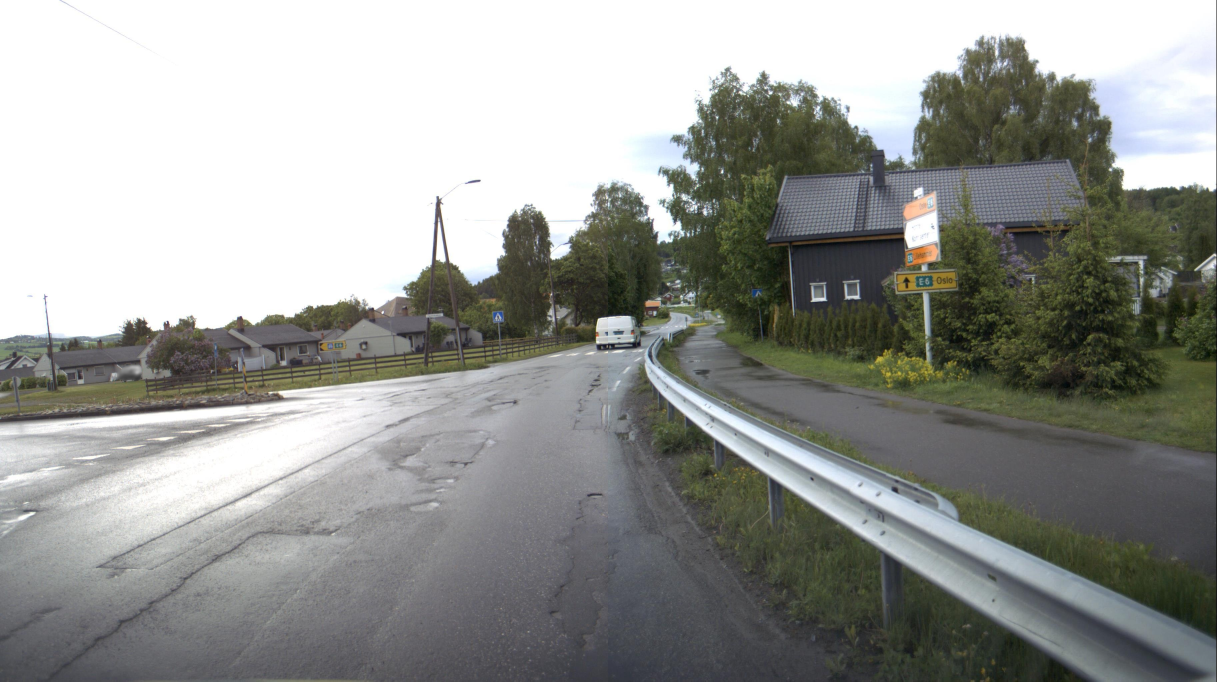
#> input picture preprocessing/test_image3.jpg, 3650 x 2044 px, found by its file name (shown at 1/3 size)
$ python canny_edge_detector.py
#> lines starting #> are read from the running program, lines starting #| are printed output that depends on the picture; after the words box and inside, x2 and y2 are one past the last pixel; in counts of white or black regions, pixels touching at a corner belong together
import numpy as np
import cv2 as cv
from matplotlib import pyplot as plt
import random
img = cv.imread('test_image3.jpg', cv.IMREAD_GRAYSCALE)
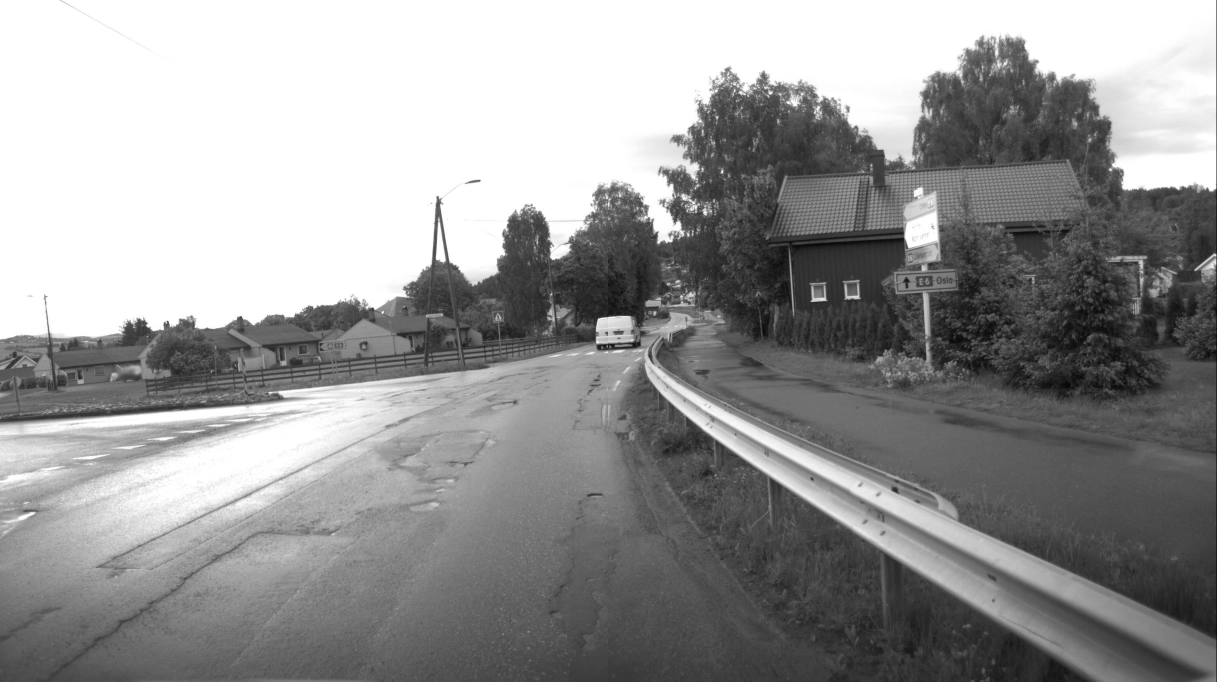
#> img: shape (2044, 3650) (shown at 1/3 size); min 0, max 255, mean 151.2
img = cv.resize(img, (1500, 900))
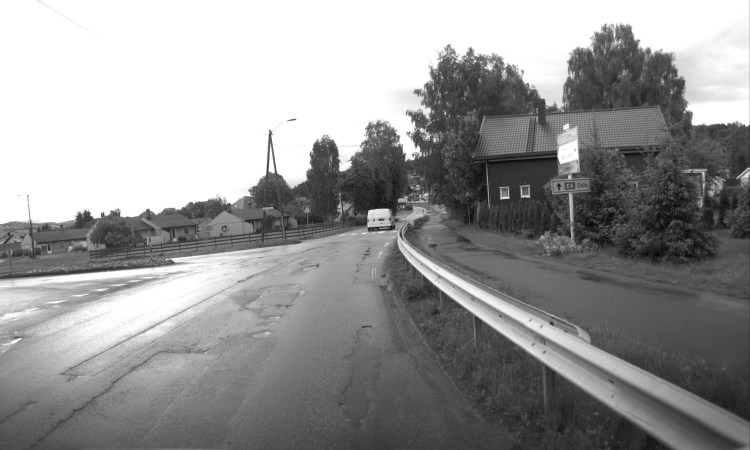
#> img: shape (900, 1500) (shown at 1/2 size); min 1, max 255, mean 151.1
assert img is not None, "file could not be read, check with os.path.exists()"

# [9 lines of commented-out code are left out]
if img.ndim == 3:
    img = cv.cvtColor(img, cv.COLOR_BGR2GRAY)

# blur image to remove high frequency noise
blured_img = cv.GaussianBlur(img, (5, 5), 0)

# equalize image
clahe = cv.createCLAHE(clipLimit=2.0, tileGridSize=(8, 8))
equilized_img = clahe.apply(blured_img)
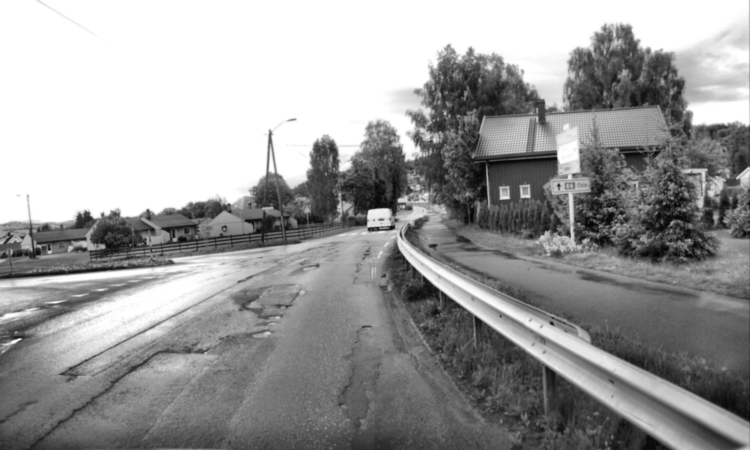
#> equilized_img: shape (900, 1500) (shown at 1/2 size); min 3, max 255, mean 155.7

# canny edge detection
sigma = 0.33
med_intensity = np.median(equilized_img)
#> med_intensity = 138
canny_threshold_lower = int(max(0, (1.0 - sigma) * med_intensity))
#> canny_threshold_lower = 92
canny_threshold_upper = int(min(255, (1.0 + sigma) * med_intensity))
#> canny_threshold_upper = 183
edge_img = cv.Canny(
    image=equilized_img,
    threshold1=canny_threshold_lower,
    threshold2=canny_threshold_upper,
    edges=None,
    apertureSize=3,
)
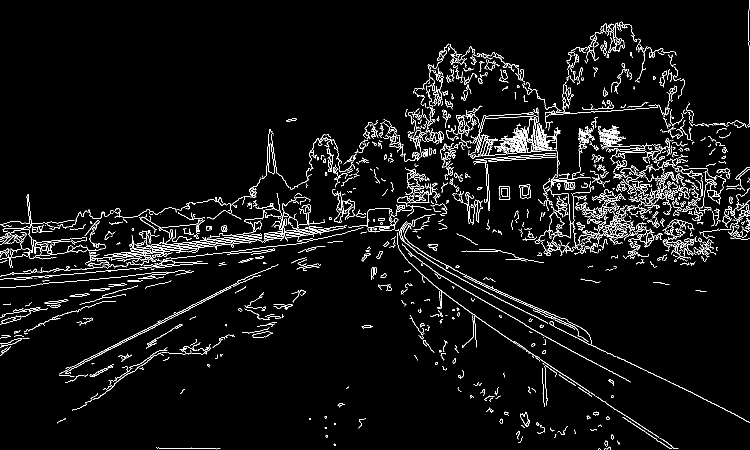
#> edge_img: shape (900, 1500) (shown at 1/2 size); 4.5% white in thin lines or dots

$ run again, with preprocessing/test_image2.jpg copied over preprocessing/test_image3.jpg
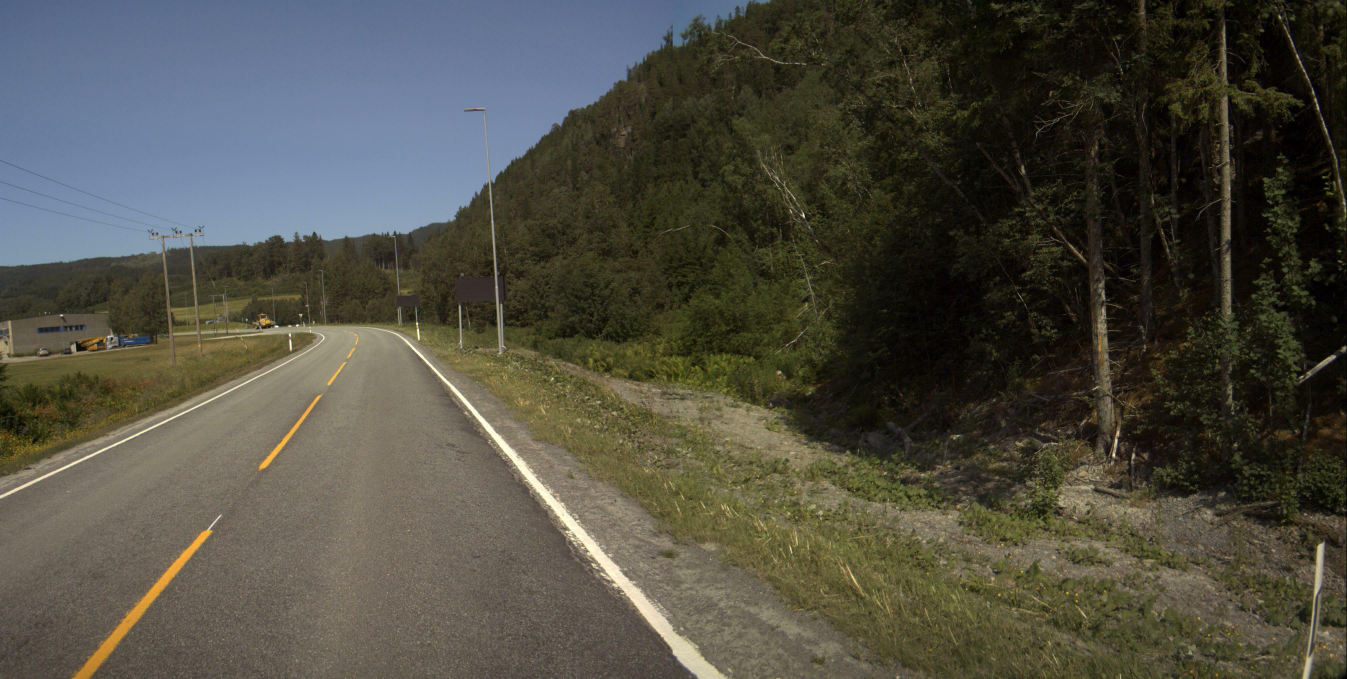
#> input picture preprocessing/test_image2.jpg, 4040 x 2035 px, found by its file name (shown at 1/3 size)
#> `equilized_img = clahe.apply(blured_img)`:
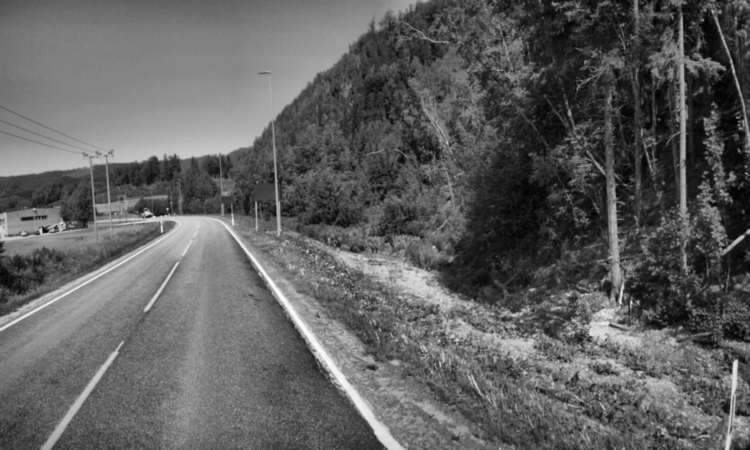
#> equilized_img: shape (900, 1500) (shown at 1/2 size); min 1, max 253, mean 95.7
#> med_intensity = 96
#> canny_threshold_lower = 64
#> canny_threshold_upper = 127
#> `edge_img = cv.Canny( image=equilized_img, threshold1=canny_threshold_l..`:
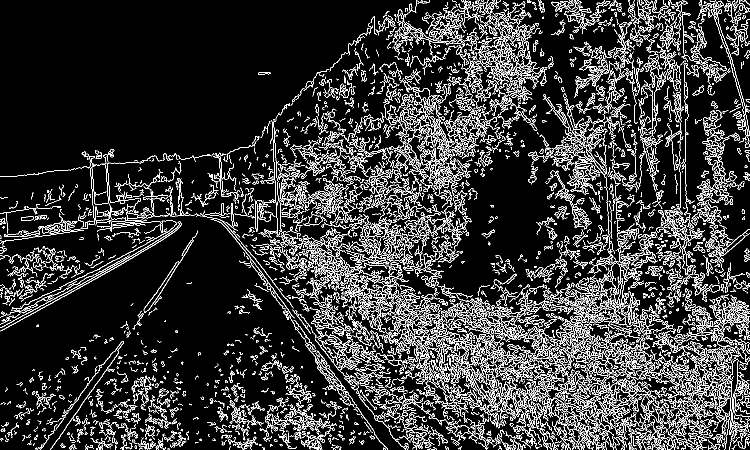
#> edge_img: shape (900, 1500) (shown at 1/2 size); 13.3% white in thin lines or dots

$ run again, with preprocessing/test_image.jpg copied over preprocessing/test_image3.jpg
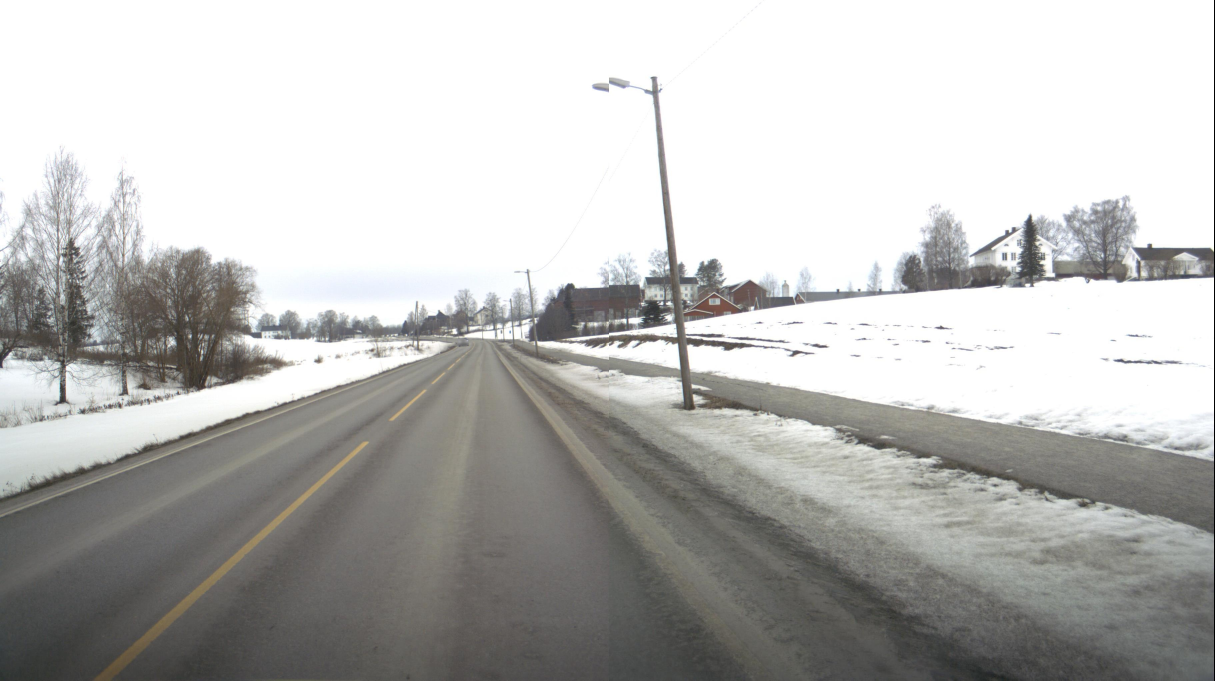
#> input picture preprocessing/test_image.jpg, 3643 x 2041 px, found by its file name (shown at 1/3 size)
#> `equilized_img = clahe.apply(blured_img)`:
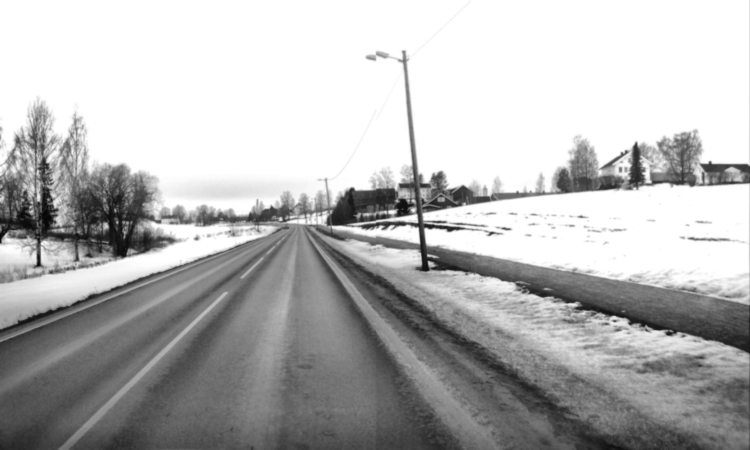
#> equilized_img: shape (900, 1500) (shown at 1/2 size); min 5, max 255, mean 182.2
#> med_intensity = 204
#> canny_threshold_lower = 136
#> canny_threshold_upper = 255
#> `edge_img = cv.Canny( image=equilized_img, threshold1=canny_threshold_l..`:
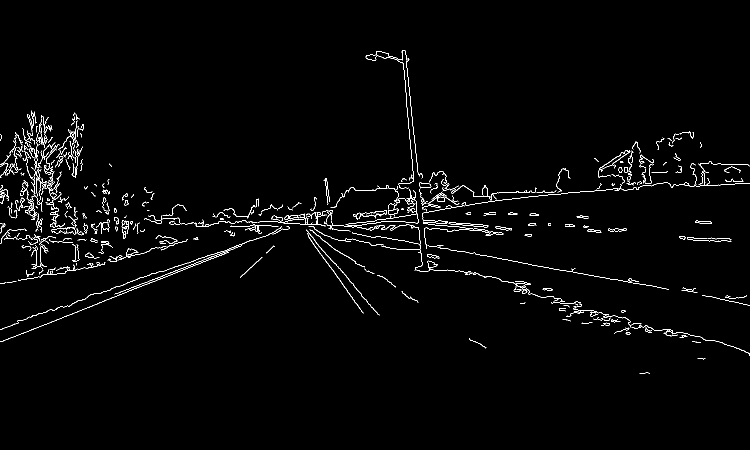
#> edge_img: shape (900, 1500) (shown at 1/2 size); 1.7% white in thin lines or dots, all inside (x1, y1, x2, y2) = (0, 101, 1500, 748)
